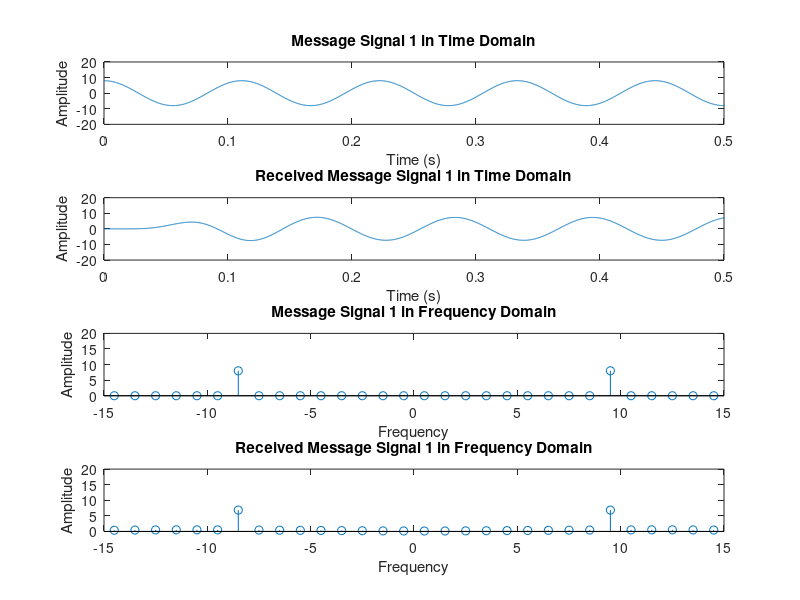
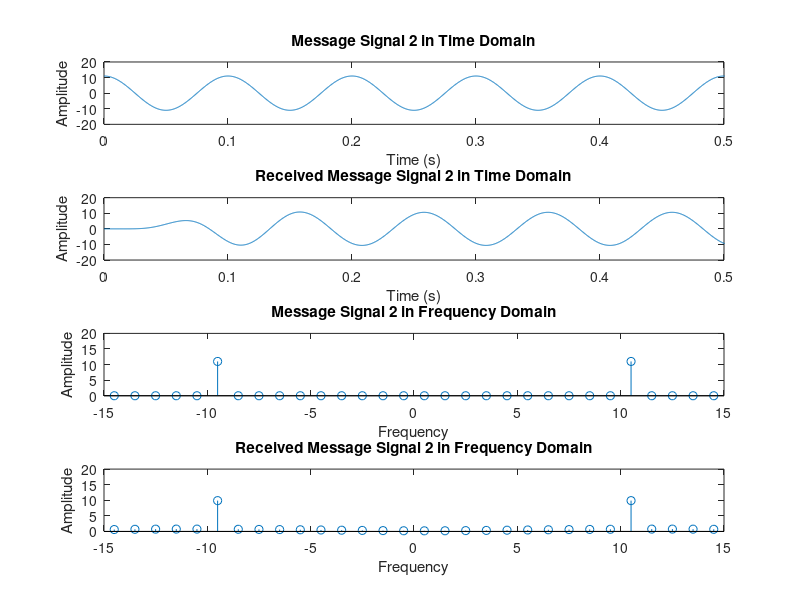
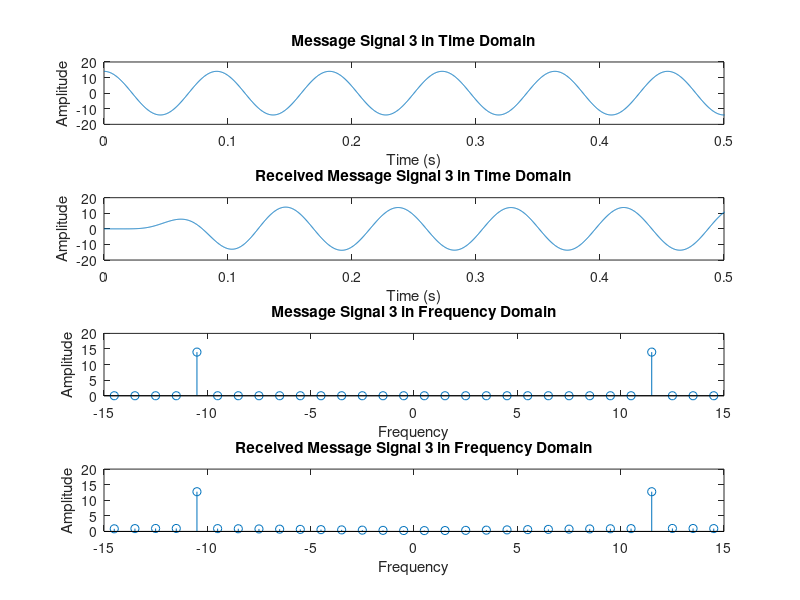
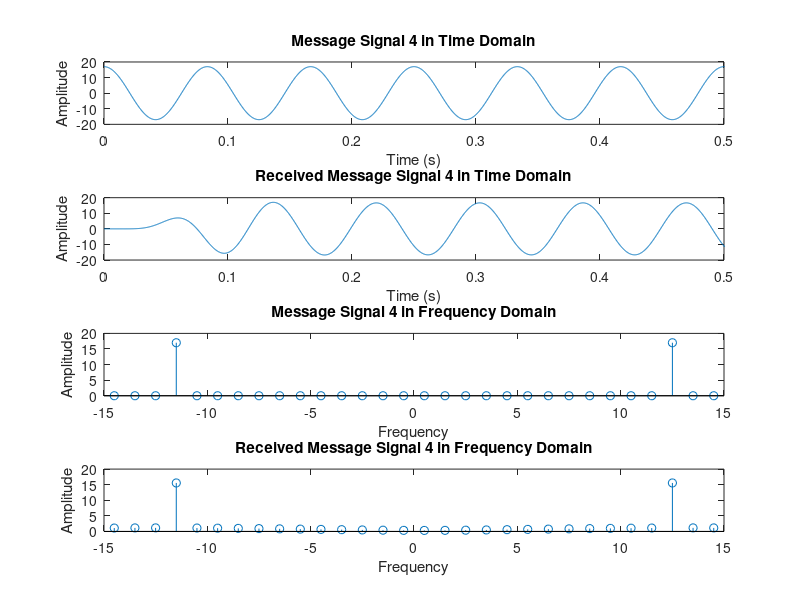

Write MATLAB code to recreate these figures, in order.
%ID: 19-41468-3
A = 1;
B = 9;
C = 4;
D = 1;
E = 4;
F = 6;
G = 8;
H = 3;

fs = 4000; %sampling frequency
t = 0:1/fs:(1-(1/fs)); %time axis

am1 = (F+2); %amplitude for first message = (F+2) = (6+2) = 8
am2 = (F+5); %amplitude for second message = (F+5) = (6+5) = 11
am3 = (F+8); %amplitude for third message = (F+8) = (6+8) = 14
am4 = (F+11); %amplitude for fourth message = (F+11) = (6+11) = 17

fm1 = (G+1); %frequency for first message = (G+1) = (8+1) = 9
fm2 = (G+2); %frequency for second message = (G+2) = (8+2) = 10
fm3 = (G+3); %frequency for third message = (G+3) = (8+3) = 11
fm4 = (G+4); %frequency for fourth message = (G+4) = (8+4) = 12

fc1 = 75; %frequency for first carrier signal
fc2 = 125; %frequency for second carrier signal
fc3 = 175; %frequency for third carrier signal
fc4 = 225; %frequency for fourth carrier signal

mt1 = am1*cos(2*pi*fm1*t); %first message signal
mt2 = am2*cos(2*pi*fm2*t); %second message signal
mt3 = am3*cos(2*pi*fm3*t); %third message signal
mt4 = am4*cos(2*pi*fm4*t); %fourth message signal

c1 = cos(2*pi*fc1*t); %first carrier signal
c2 = cos(2*pi*fc2*t); %second carrier signal
c3 = cos(2*pi*fc3*t); %third carrier signal
c4 = cos(2*pi*fc4*t); %fourth carrier signal

x = mt1.*c1 + mt2.*c2 + mt3.*c3 + mt4.*c4; %compositet signal between 50 to 250 Hz frequency range

%Passing the Composite Signal Through Bandpass Filter
[num1, den1] = butter(5, [(fc1-fm1-12)/(fs/2) , (fc1+fm1+12)/(fs/2)]); %Butterworth Filter Window Determining for Bandpass Filter
bpf1 = filter(num1,den1,x); %Filtering is done here
[num2, den2] = butter(5, [(fc2-fm2-12)/(fs/2) , (fc2+fm2+12)/(fs/2)]);
bpf2 = filter(num2,den2,x);
[num3, den3] = butter(5, [(fc3-fm3-12)/(fs/2) , (fc3+fm3+12)/(fs/2)]);
bpf3 = filter(num3,den3,x);
[num4, den4] = butter(5, [(fc4-fm4-12)/(fs/2) , (fc4+fm4+12)/(fs/2)]);
bpf4 = filter(num4,den4,x);

%Mixing
z1 = 2*bpf1.*c1;
z2 = 2*bpf2.*c2;
z3 = 2*bpf3.*c3;
z4 = 2*bpf4.*c4;

%Passing the Mixed Signals Through Lowpass Filter
[num5, den5] = butter(5, (fm1+6)/(fs/2)); %Low pass filter is made here
rec1 = filter(num5,den5,z1); %Filtering is done here
[num6, den6] = butter(5, (fm2+6)/(fs/2));
rec2 = filter(num6,den6,z2);
[num7, den7] = butter(5, (fm3+6)/(fs/2));
rec3 = filter(num7,den7,z3);
[num8, den8] = butter(5, (fm4+6)/(fs/2));
rec4 = filter(num8,den8,z4);

MT1 = abs(fftshift(fft(mt1)))/(fs/2); %Fourier Transformation of m1
MT2 = abs(fftshift(fft(mt2)))/(fs/2); %Fourier Transformation of m2
MT3 = abs(fftshift(fft(mt3)))/(fs/2); %Fourier Transformation of m3
MT4 = abs(fftshift(fft(mt4)))/(fs/2); %Fourier Transformation of m4

R1 = abs(fftshift(fft(rec1)))/(fs/2); %Fourier Transformation of rec1
R2 = abs(fftshift(fft(rec2)))/(fs/2); %Fourier Transformation of rec2
R3 = abs(fftshift(fft(rec3)))/(fs/2); %Fourier Transformation of rec3
R4 = abs(fftshift(fft(rec4)))/(fs/2); %Fourier Transformation of rec4

X = abs(fftshift(fft(x)))/(fs/2); %Fourier Transformation of x
f = fs/2*linspace(-1,1,fs);

figure %Plotting the Message and Received Signal 1 in Time-Domain and Frequency-Domain
subplot(4,1,1)
plot(t,mt1);
xlabel('Time (s)');
ylabel('Amplitude');
title('Message Signal 1 in Time Domain');
axis([0 0.5 -20 20]);
subplot(4,1,2)
plot(t,rec1);
xlabel('Time (s)');
ylabel('Amplitude');
title('Received Message Signal 1 in Time Domain');
axis([0 0.5 -20 20]);
subplot(4,1,3)
stem(f,MT1);
xlabel('Frequency');
ylabel('Amplitude');
title('Message Signal 1 in Frequency Domain');
axis([-15 15 0 20]);
subplot(4,1,4)
stem(f,R1);
xlabel('Frequency');
ylabel('Amplitude');
title('Received Message Signal 1 in Frequency Domain');
axis([-15 15 0 20]);

figure %Plotting the Message and Received Signal 2 in Time-Domain and Frequency-Domain
subplot(4,1,1)
plot(t,mt2);
xlabel('Time (s)');
ylabel('Amplitude');
title('Message Signal 2 in Time Domain');
axis([0 0.5 -20 20]);
subplot(4,1,2)
plot(t,rec2);
xlabel('Time (s)');
ylabel('Amplitude');
title('Received Message Signal 2 in Time Domain');
axis([0 0.5 -20 20]);
subplot(4,1,3)
stem(f,MT2);
xlabel('Frequency');
ylabel('Amplitude');
title('Message Signal 2 in Frequency Domain');
axis([-15 15 0 20]);
subplot(4,1,4)
stem(f,R2);
xlabel('Frequency');
ylabel('Amplitude');
title('Received Message Signal 2 in Frequency Domain');
axis([-15 15 0 20]);

figure %Plotting the Message and Received Signal 3 in Time-Domain and Frequency-Domain
subplot(4,1,1)
plot(t,mt3);
xlabel('Time (s)');
ylabel('Amplitude');
title('Message Signal 3 in Time Domain');
axis([0 0.5 -20 20]);
subplot(4,1,2)
plot(t,rec3);
xlabel('Time (s)');
ylabel('Amplitude');
title('Received Message Signal 3 in Time Domain');
axis([0 0.5 -20 20]);
subplot(4,1,3)
stem(f,MT3);
xlabel('Frequency');
ylabel('Amplitude');
title('Message Signal 3 in Frequency Domain');
axis([-15 15 0 20]);
subplot(4,1,4)
stem(f,R3);
xlabel('Frequency');
ylabel('Amplitude');
title('Received Message Signal 3 in Frequency Domain');
axis([-15 15 0 20]);

figure %Plotting the Message and Received Signal 4 in Time-Domain and Frequency-Domain
subplot(4,1,1)
plot(t,mt4);
xlabel('Time (s)');
ylabel('Amplitude');
title('Message Signal 4 in Time Domain');
axis([0 0.5 -20 20]);
subplot(4,1,2)
plot(t,rec4);
xlabel('Time (s)');
ylabel('Amplitude');
title('Received Message Signal 4 in Time Domain');
axis([0 0.5 -20 20]);
subplot(4,1,3)
stem(f,MT4);
xlabel('Frequency');
ylabel('Amplitude');
title('Message Signal 4 in Frequency Domain');
axis([-15 15 0 20]);
subplot(4,1,4)
stem(f,R4);
xlabel('Frequency');
ylabel('Amplitude');
title('Received Message Signal 4 in Frequency Domain');
axis([-15 15 0 20]);
 
figure %Plotting the Composite Signal in Time-Domain and Frequency-Domain
subplot(2,1,1)
plot(t,x);
xlabel('Time (s)');
ylabel('Amplitude');
title('Composite Signal in Time Domain');
axis([0 0.5 -50 50]);
subplot(2,1,2)
stem(f,X);
xlabel('Frequency');
ylabel('Amplitude');
title('Composite Signal in Frequency Domain');
axis([-250 250 0 10]);